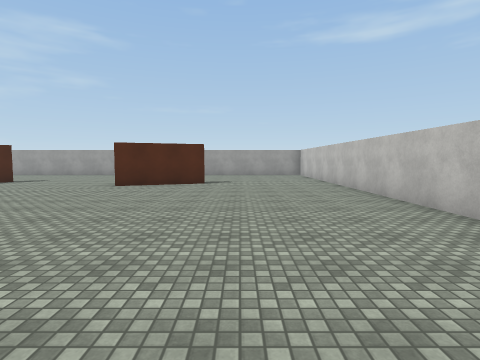
View 1 (above)

18 first-person views from a walk through a Unity game level. The camera is 1.5 m above the floor, tilts 4° down and sees 80° across. The floor is counted in squares, 2 m on a side. Each view is taken from the middle of a square. On the plan, view 1 faces up. The plan holds only what a view shows up to about 10 squares ahead; the rest is blank. Surface patterns are stand-ins for the level's own textures.

View 2
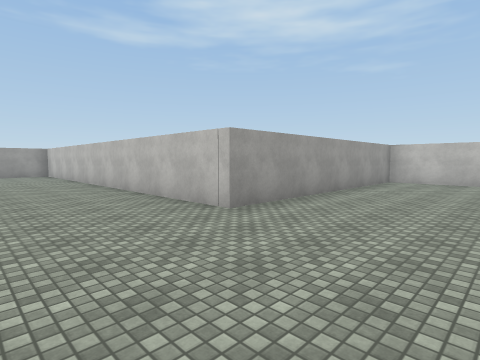

View 3
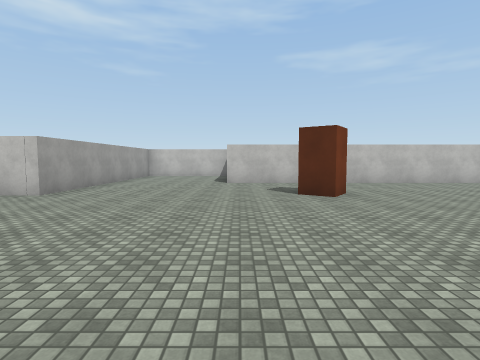

View 4
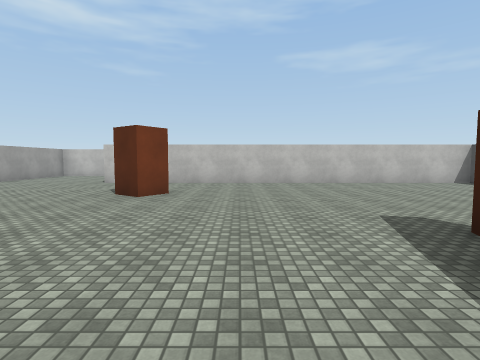

View 5
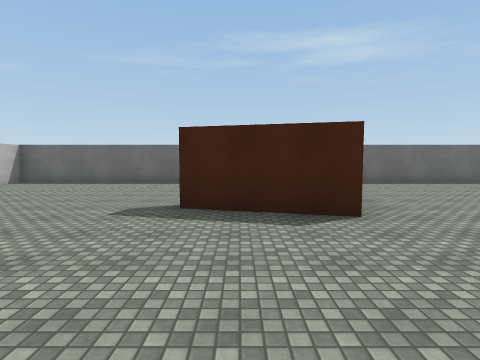

View 6
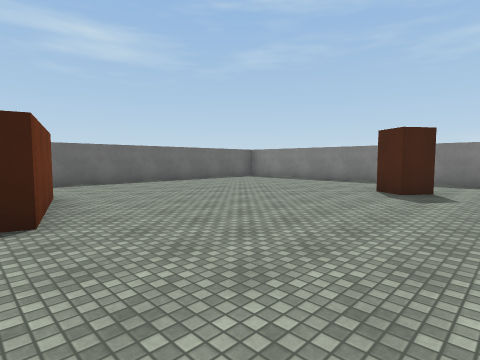

View 7
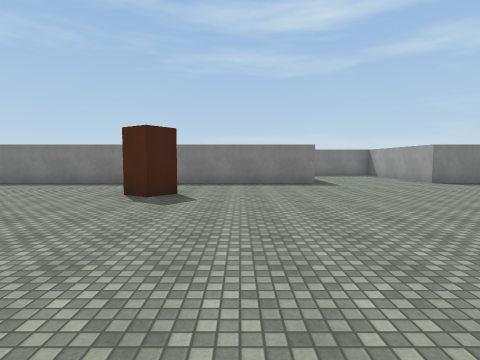

View 8
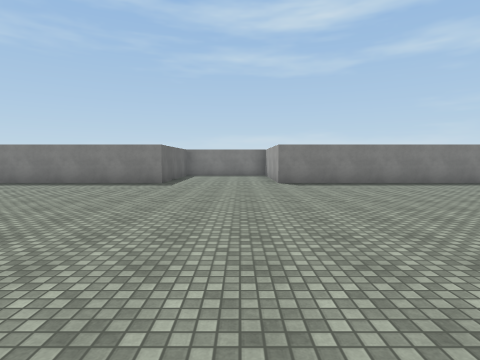

View 9
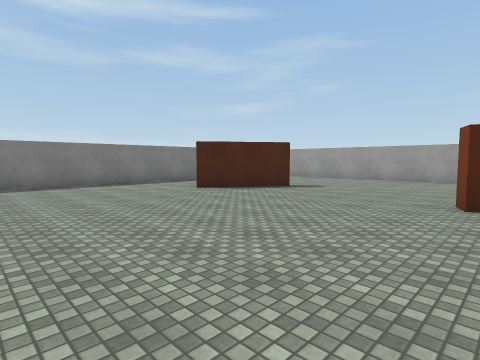

View 10
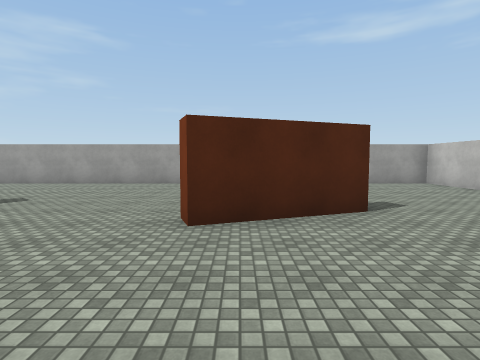

View 11
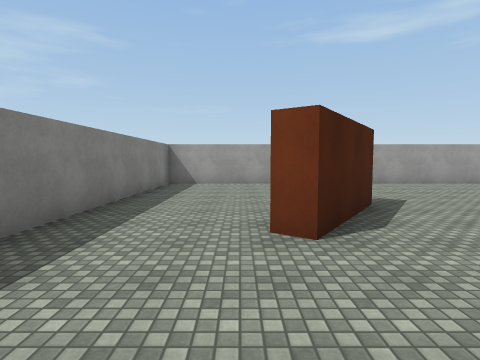

View 12
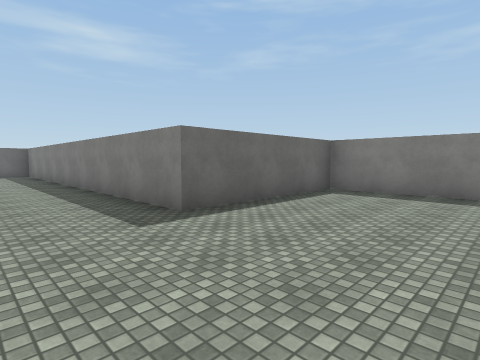

View 13
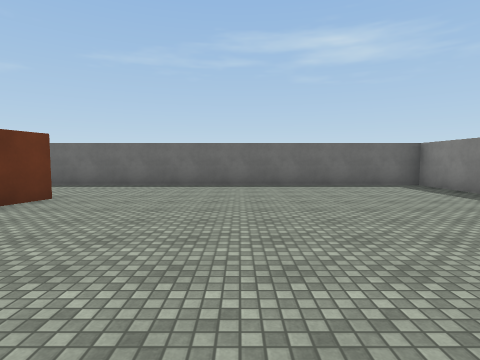

View 14
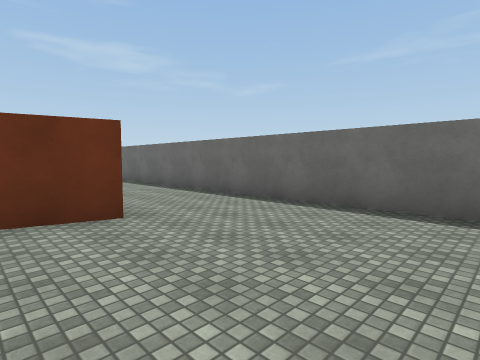

View 15
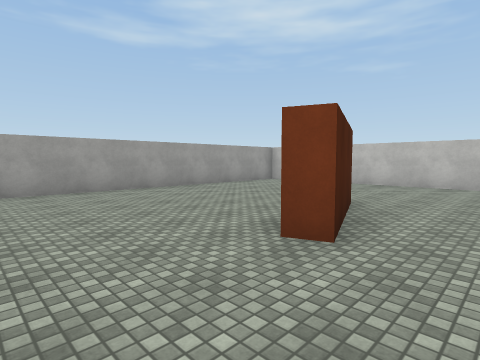

View 16
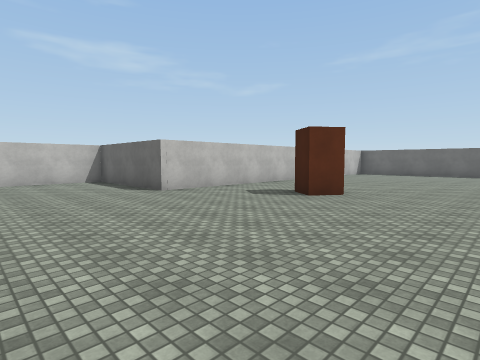

View 17
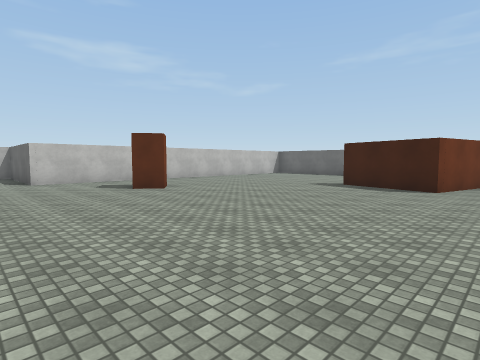

View 18
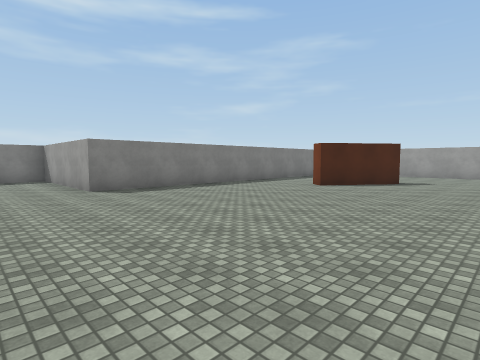

### Floor plan
Points are (right, up) in squares from view 1. A wall is a line through its corners. A room is listed if a view was taken in it or the views show most of it. See-through windows are left out.
Room 1 (views 1, 2, 3, 4, 5, 6, 7, 8, 9, 10, 11, 12, 13, 14, 15, 16, 17, 18)
walls: (3, 2.2) (3, 14.2) (-12.3, 14.2) (-12.3, 2.2) (-16.9, 2.2) (-16.9, -1.6) (-12.3, -1.6) (-12.3, -13.5) (6.3, -13.5) (6.3, -1.6) (10.4, -1.6) (10.4, 2.2) (3, 2.2); (-9.4, -5.4) (-8.7, -5.9) (-9.2, -6.6); (3.4, -4.4) (2.8, -3.9) (3.2, -3.3) (3.9, -3.7); (-1.1, 9.2) (-3.6, 8.2) (-3.8, 8.8); (-7.7, 9.8) (-9.3, 7.6) (-9.7, 8); (-3.4, -10.5) (-2.6, -7.7) (0, -8.4)

Where each view was taken, in squares from view 1:
view 1: 0 up, 0 right, facing up
view 2: 1 down, 0 right, facing up-right
view 3: 2 down, 3 left, facing right
view 4: 6 down, 3 left, facing right
view 5: 4 down, 1 left, facing down
view 6: 4 down, 2 left, facing down-left
view 7: 4 down, 3 left, facing left
view 8: 1 up, 3 left, facing left
view 9: 3 up, 3 left, facing up-left
view 10: 5 up, 3 left, facing up
view 11: 5 up, 10 left, facing up
view 12: 2 up, 10 left, facing down-left
view 13: 5 down, 7 left, facing down
view 14: 9 down, 7 left, facing down-right
view 15: 7 up, 6 left, facing up-right
view 16: 2 up, 0 right, facing down-right
view 17: 0 up, 4 left, facing down-right
view 18: 0 up, 5 left, facing up-left
